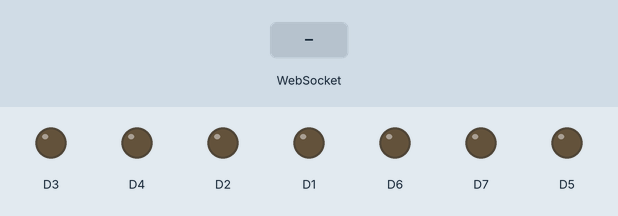
Recording of a sketch running on a simulated ESP8266 (NodeMCU). Shown: output pins drawn as LEDs (lit = HIGH). The test bench sets the inputs (shaded band). WiFi joins after 1.5 s; servers stay silent unless stated; storage starts empty; not simulated (calls return 0 or success): arduino_secrets.h; what the sketch prints to the serial monitor is not drawn.

Above: at 2.7 s.
2.8 s: WebSocket text "F" received
At 4.4 s:
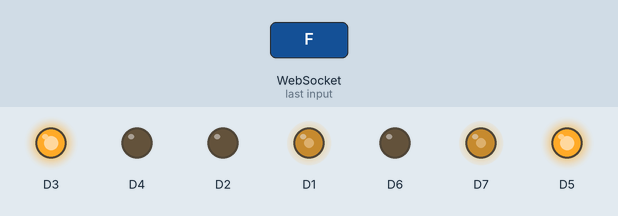
5.3 s: WebSocket text "B" received
At 7.5 s:
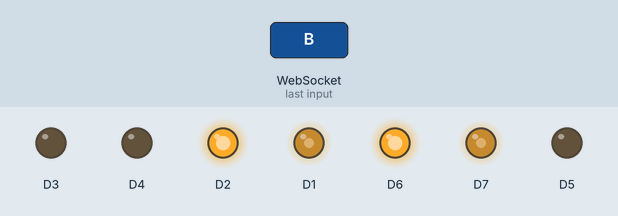
7.8 s: WebSocket text "L" received
At 9.4 s:
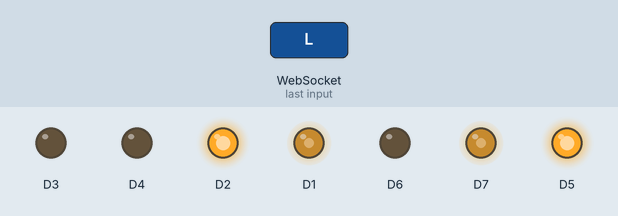
10.3 s: WebSocket text "R" received
At 12.5 s:
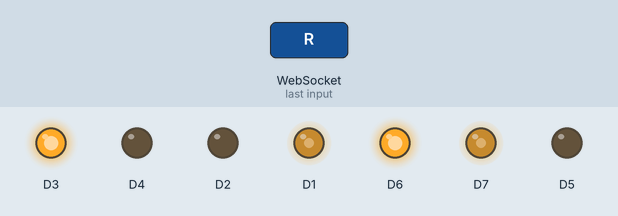
Timing chart, 0 to 13.8 s (numbered marks = the images above; inputs shaded):
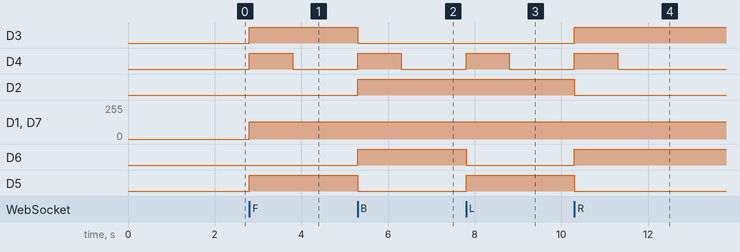

The sketch:

treadwell.ino
```cpp
#include <ESP8266WiFi.h>
#include <ESP8266WebServer.h>
#include <ESP8266mDNS.h>
#include <WebSocketsServer.h>
#include <WebSockets.h>
#include <FS.h>
#include "arduino_secrets.h"
// #include "Motor.h"
#include "Tank.h"

// pull sensitive data from secrets file
char wifi_ssid[] = WIFI_SSID;
char wifi_pass[] = WIFI_PASS;
char mdns_hostname[] = MDNS_HOSTNAME;

// pin aliases
int pwmA = D1;
int aIn2 = D2;
int aIn1 = D3;
int stby = D4;
int bIn1 = D5;
int bIn2 = D6;
int pwmB = D7;

// motor defaults
int speed = 128; // ~50%
int duration = 1000; // 1 second

ESP8266WebServer server(80); // instantiate web server
WebSocketsServer socket(81); // instantiate web socket server
Tank treadwell(pwmA, aIn1, aIn2, stby, pwmB, bIn1, bIn2); // instantiate tank robot

void initWifi(){
  Serial.printf("\nconnecting to %s\n", wifi_ssid);
  WiFi.begin(wifi_ssid, wifi_pass);

  while (WiFi.status() != WL_CONNECTED) {
    delay(500);
    Serial.print(".");
  }

  Serial.printf("\nconnected with IP address of %s\n", WiFi.localIP());
}

void initMDNS(){
  // Start mDNS with name configured hostname
  if (MDNS.begin(mdns_hostname)) Serial.printf("\nmDNS started for %s.local\n", mdns_hostname);
}

void initWebServer(){
  // configure web server to serve static html/css/img files from SPIFFS root
  server.serveStatic("/", SPIFFS, "/", "max-age=86400");

  // start web server
  server.begin();
  Serial.println("\nweb server started\n");
}

void initWebSocketServer(){
  socket.onEvent(webSocketEventHandler);
  socket.begin();
}

void processWebSocketMessage(uint8_t num, uint8_t * payload){
  if(payload[0]=='F'){
    treadwell.forward(speed, duration);
    Serial.println("moved forward");
    socket.sendTXT(num, "F");
  }else if(payload[0]=='B'){
    treadwell.reverse(speed, duration);
    Serial.println("moved backward");
    socket.sendTXT(num, "B");
  }else if(payload[0]=='L'){
    treadwell.left(speed, duration);
    Serial.println("moved left");
    socket.sendTXT(num, "L");
  }else if(payload[0]=='R'){
    treadwell.right(speed, duration);
    Serial.println("moved right");
    socket.sendTXT(num, "R");
  }else if(payload[0]=='S'){
    treadwell.stop();
    Serial.println("all stop");
    socket.sendTXT(num, "S");
  }else {
    Serial.printf("\nclient [%u] sent unhandled text: %s\n", num, payload);
  }
}

void webSocketEventHandler(uint8_t num, WStype_t type, uint8_t * payload, size_t length) {
  switch(type) {
    case WStype_DISCONNECTED:
      Serial.printf("\nClient [%u] Disconnected!\n", num);
      break;
    case WStype_CONNECTED:
      Serial.printf("\nClient [%u] Connected!\n", num);
      break;
    case WStype_TEXT:
      processWebSocketMessage(num, payload);
      break;
    default:
      break;
  }
}

void setup() {

  Serial.begin(115200);
  delay(10);

  treadwell.stop(); // set motor pins to an idle state

  SPIFFS.begin(); // initialize SPIFFS file system

  initWifi(); // connect to wifi

  initMDNS();  // set up mDNS

  initWebServer(); // set up webserver

  initWebSocketServer();
}

// the loop function runs over and over again forever
void loop() {
  MDNS.update(); // keep mdns correlation up to date
  server.handleClient(); // watch for web requests
  socket.loop(); // keep socket alive and handle messages
}
```

Motor.cpp
```cpp
/*
  Motor.cpp - basic Library for controlling a dc motor connected to an h-bridge
  Created by Chad P Francis, November 23, 2021
  Released into the public domain.
*/

#include "Arduino.h"
#include "Motor.h"

Motor::Motor(int pinPwm, int pinIn1, int pinIn2, char* name)
{
  pinMode(pinPwm, OUTPUT);
  pinMode(pinIn1, OUTPUT);
  pinMode(pinIn2, OUTPUT);
  _pinPwm = pinPwm;
  _pinIn1 = pinIn1;
  _pinIn2 = pinIn2;
  _name = name;
}

void Motor::stop()
{
  analogWrite(_pinPwm, 0);
  digitalWrite(_pinIn1, LOW);
  digitalWrite(_pinIn2, LOW);
}

void Motor::forward(int speed)
{
  digitalWrite(_pinIn1, HIGH);
  digitalWrite(_pinIn2, LOW);
  analogWrite(_pinPwm, speed);
}

void Motor::reverse(int speed)
{
  digitalWrite(_pinIn1, LOW);
  digitalWrite(_pinIn2, HIGH);
  analogWrite(_pinPwm, speed);
}
```

Motor.h
```cpp
/*
  Motor.h - basic Library for controlling a dc motor connected to an h-bridge
  Created by Chad P Francis, November 23, 2021
  Released into the public domain.
*/
#ifndef Motor_h
#define Motor_h

#include "Arduino.h"

class Motor
{
  public:
    Motor();
    Motor(int pinPwm, int pinIn1, int pinIn2, char* name);
    void stop();
    void forward(int speed);
    void reverse(int speed);
  private:
    int _pinPwm;
    int _pinIn1;
    int _pinIn2;
    char* _name;
};

#endif
```

Tank.cpp
```cpp
/*
  Tank.cpp - control two dc motors in concert via an h-bridge
  Created by Chad P Francis, November 23, 2021
  Released into the public domain.
*/

#include "Arduino.h"
#include "Tank.h"

Tank::Tank(int pinPwmA, int pinAIn1, int pinAIn2, int pinStandby, int pinPwmB, int pinBIn1, int pinBIn2)
{
  _pinStandby = pinStandby;
  pinMode(_pinStandby, OUTPUT);
  digitalWrite(_pinStandby, LOW);

  _leftMotor = new Motor(pinPwmA, pinAIn1, pinAIn2, "left");
  _rightMotor = new Motor(pinPwmB, pinBIn1, pinBIn2, "right");
  this->brake();
  _leftMotor->stop();
  _rightMotor->stop();
}

void Tank::forward(int speed, int duration)
{
  this->brake();
  _leftMotor->forward(speed);
  _rightMotor->forward(speed);
  this->unbrake();
  delay(duration);
  this->brake();
}

void Tank::reverse(int speed, int duration)
{
  this->brake();
  _leftMotor->reverse(speed);
  _rightMotor->reverse(speed);
  this->unbrake();
  delay(duration);
  this->brake();
}

void Tank::left(int speed, int duration)
{
  this->brake();
  _leftMotor->reverse(speed);
  _rightMotor->forward(speed);
  this->unbrake();
  delay(duration);
  this->brake();
}

void Tank::right(int speed, int duration)
{
  this->brake();
  _leftMotor->forward(speed);
  _rightMotor->reverse(speed);
  this->unbrake();
  delay(duration);
  this->brake();
}

void Tank::stop()
{
  this->brake();
  _leftMotor->stop();
  _rightMotor->stop();
}

void Tank::brake()
{
  digitalWrite(_pinStandby, LOW);
}

void Tank::unbrake()
{
  digitalWrite(_pinStandby, HIGH);
}
```

Tank.h
```cpp
/*
  Tank.h - control two dc motors in concert via an h-bridge
  Created by Chad P Francis, November 23, 2021
  Released into the public domain.
*/
#ifndef Tank_h
#define Tank_h

#include "Arduino.h"
#include "Motor.h"

class Tank
{
  public:
    Tank(int pinPwmA, int pinAIn1, int pinAIn2, int pinStandby, int pinPwmB, int pinBIn1, int pinBIn2);
    void stop();
    void forward(int speed, int duration);
    void reverse(int speed, int duration);
    void left(int speed, int duration);
    void right(int speed, int duration);
    void brake();
    void unbrake();
  private:
    int _pinStandby;
    Motor *_leftMotor;
    Motor *_rightMotor;
};

#endif
```

Measured:
- after the input at 2.8 s, D3, D5: LOW → HIGH at once; D4: LOW → HIGH at once, → LOW 1.0 s later; D1, D7: 0/255 → 128/255 at once
- after the input at 5.3 s, D3, D5: HIGH → LOW at once; D4: LOW → HIGH at once, → LOW 1.0 s later; D2, D6: LOW → HIGH at once
- after the input at 7.8 s, D4: LOW → HIGH at once, → LOW 1.0 s later; D6: HIGH → LOW at once; D5: LOW → HIGH at once
- after the input at 10.3 s, D3, D6: LOW → HIGH at once; D4: LOW → HIGH at once, → LOW 1.0 s later; D2, D5: HIGH → LOW at once
